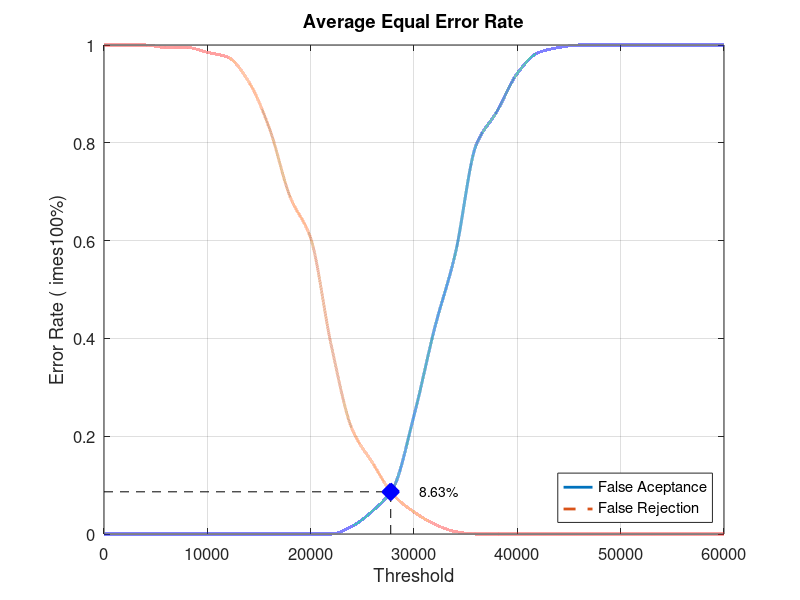
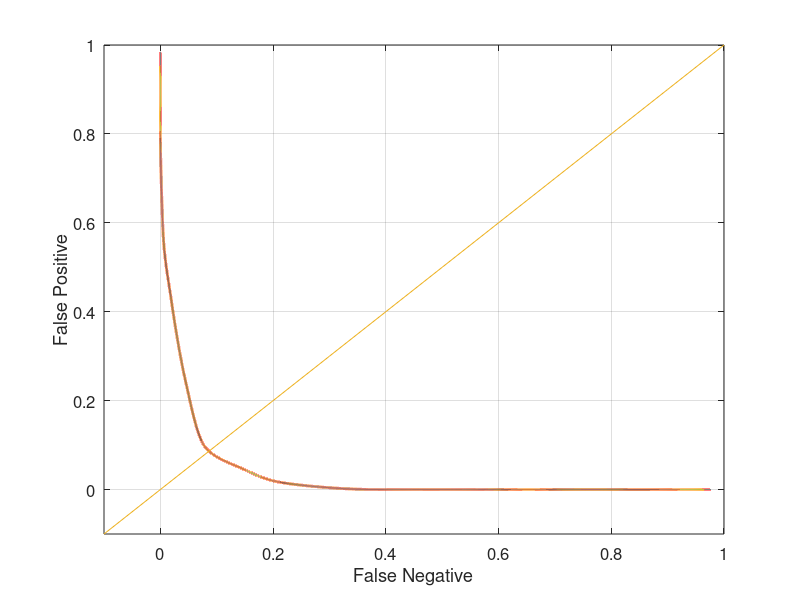

MATLAB code for these plots, in order:
close all;
clear;
clc;
x = 0:2000:60000;
xq = 0:0.5:60000;

y0 = [0 0 0 0 0 0 0 0 0 0 0 0 0.0157895 0.0473684 0.0947368 0.242105 0.421053 0.573684 0.794737 0.863158 0.942105 0.984211 0.994737 1 1 1 1 1 1 1 1]
yy0 = interp1(x, y0, xq, 'pchip');
y1 = [1 1 1 0.995 0.995 0.985 0.975 0.925 0.83 0.69 0.605 0.385 0.215 0.145 0.08 0.045 0.02 0.005 0 0 0 0 0 0 0 0 0 0 0 0 0]
yy1 = interp1(x, y1, xq, 'pchip');

% Calculating EER: 
y2 = abs(y0 - y1);
find(y2 == min(y2))
yy2 = abs(yy0 - yy1);
xEER = find(yy2 == min(yy2));
xEERIndex = xq(xEER) % X-axis EER
yEER = yy0(xEER) % Y-axis EER

main = figure
plot(xq, yy0,'-','LineWidth', 2);	hold on
plot(xq, yy1,'--','LineWidth', 2);	hold on
plot([xEERIndex xEERIndex], [0 yEER], 'k--');	hold on
plot([0 xEERIndex], [yEER yEER], 'k--');	hold on
plot(xEERIndex, yEER, 'bx', 'LineWidth', 10);	hold on
text(xEERIndex + 10 * xEERIndex / 100, yEER, [num2str(round((10000 * yEER)) / 100) '%'])
legend('False Aceptance', 'False Rejection', 'Location', 'SouthEast')
xlabel('Threshold')
ylabel('Error Rate (	imes100%)')
title('Average Equal Error Rate')
set(gca, 'FontSize', 12)
axis([0 60000 0 1])
grid on

print(main, 'Database3_4Main', '-dpng');
FNRxFPR = figure('Color', [1 1 1]);
plot(yy1, yy0, '-', yy1, yy0, 'LineWidth', 2);
hold on
y = -0.1:0.1:1
plot(y, y); 
set(gca, 'FontSize', 12)
xlabel('False Negative')
ylabel('False Positive')
axis([-0.1 1 -0.1 1])
set(gca, 'FontSize', 12)
grid on

print(FNRxFPR, 'Database3_4FNRxFPR','-dpng');
